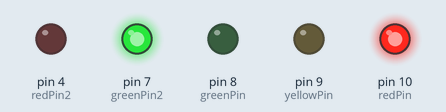
Bench run of a sketch on a simulated Arduino Uno, built with avr-gcc and run on an emulated ATmega328P. On the bench: output pins drawn as LEDs (lit = HIGH).

Above: at 1.5 s.
At 3.5 s:
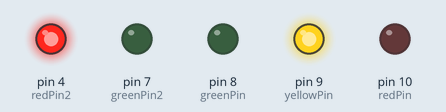
At 5.5 s:
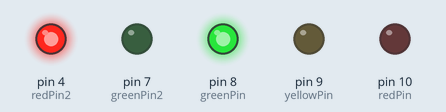
Timing chart, 0 to 10.4 s (numbered marks = the images above):
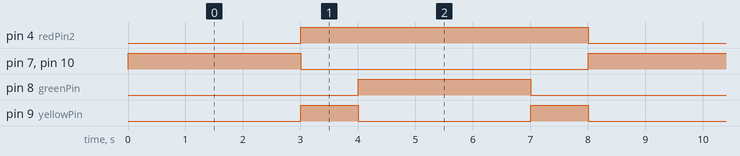

Measured:
- by itself, pin 4 (redPin2): alternates HIGH for 5.0 s and LOW for 3.0 s
- by itself, pin 7 (greenPin2), pin 8 (greenPin), pin 10 (redPin): alternates HIGH for 3.0 s and LOW for 5.0 s
- by itself, pin 9 (yellowPin): alternates HIGH for 1.0 s and LOW for 3.0 s

The sketch:

CW1.ino
```cpp
int ledDelay=3000;
int redPin=10;
int greenPin=8;
int yellowPin=9;
int greenPin2=7;
int redPin2=4;

void setup()
{
    pinMode(redPin,OUTPUT);
    pinMode(redPin2,OUTPUT);
    pinMode(yellowPin,OUTPUT);
    pinMode(greenPin,OUTPUT);
    pinMode(greenPin2,OUTPUT);
}

void loop()
{
    //state 1
    digitalWrite(redPin,HIGH);
    digitalWrite(greenPin2,HIGH);
    delay(ledDelay);
    digitalWrite(redPin,LOW);
    digitalWrite(greenPin2,LOW);

    //state 2
    digitalWrite(yellowPin,HIGH);
    digitalWrite(redPin2,HIGH);
    delay(1000);
    digitalWrite(yellowPin,LOW);

    //state 3
    digitalWrite(greenPin,HIGH);
    delay(ledDelay);
    digitalWrite(greenPin,LOW);

    //state 4
    digitalWrite(yellowPin,HIGH);
    delay(1000);
    digitalWrite(yellowPin,LOW);
    digitalWrite(redPin2,LOW);
}
```
